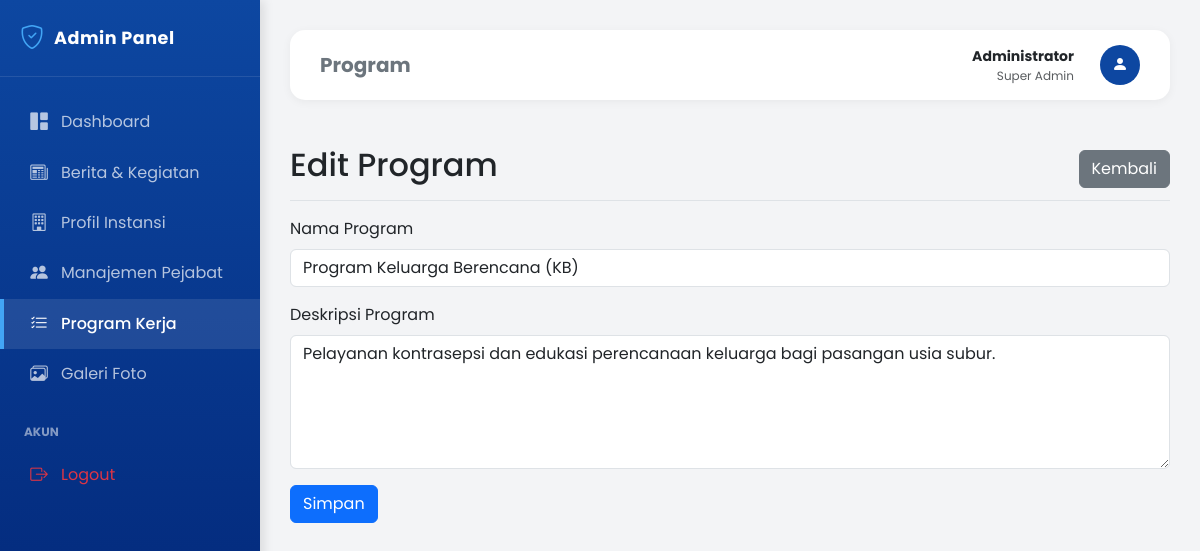
The page /admin/program.php?act=edit&id=1 (signed in) on the database its author committed.
### tables this page shows
CREATE TABLE IF NOT EXISTS program (
    id INT AUTO_INCREMENT PRIMARY KEY,
    judul VARCHAR(100) NOT NULL,
    deskripsi TEXT,
    created_at TIMESTAMP DEFAULT CURRENT_TIMESTAMP
);

### admin/program.php (the view, shortened to what this page needs)
<?php include 'header.php'; ?>
<?php
$act = isset($_GET['act']) ? $_GET['act'] : '';
?>
<?php if ($act == 'tambah' || $act == 'edit'): ?>
    <?php
    $judul = ''; $deskripsi = ''; $id = '';
    if ($act == 'edit' && isset($_GET['id'])) {
        $id = intval($_GET['id']);
        $q = mysqli_query($conn, "SELECT * FROM program WHERE id='$id'");
        $d = mysqli_fetch_assoc($q);
        $judul = $d['judul'];
        $deskripsi = $d['deskripsi'];
    }
    ?>
    <div class="d-flex justify-content-between flex-wrap flex-md-nowrap align-items-center pt-3 pb-2 mb-3 border-bottom">
        <h1 class="h2"><?php echo ($act == 'tambah') ? 'Tambah Program' : 'Edit Program'; ?></h1>
        <a href="program.php" class="btn btn-secondary">Kembali</a>
    </div>
    <form method="POST">
        <div class="mb-3">
            <label class="form-label">Nama Program</label>
            <input type="text" name="judul" class="form-control" value="<?php echo $judul; ?>" required>
        </div>
        <div class="mb-3">
            <label class="form-label">Deskripsi Program</label>
            <textarea name="deskripsi" class="form-control" rows="5" required><?php echo $deskripsi; ?></textarea>
        </div>
        <button type="submit" class="btn btn-primary">Simpan</button>
    </form>
<?php endif; ?>
<?php include 'footer.php'; ?>

### admin/header.php (style rules this page uses)
:root { --sidebar-width: 260px; --primary-color: #0d47a1; --secondary-color: #1976d2; --text-light: #e3f2fd; }
body { font-family: 'Poppins', sans-serif; background-color: #f3f4f6; min-height: 100vh; }

### rows shown on the page
program: judul "Program Keluarga Berencana (KB)", deskripsi "Pelayanan kontrasepsi dan edukasi perencanaan keluarga bagi pasangan usia subur."

### other values the page prints
str_replace('_', ' ', $page) "Program"
